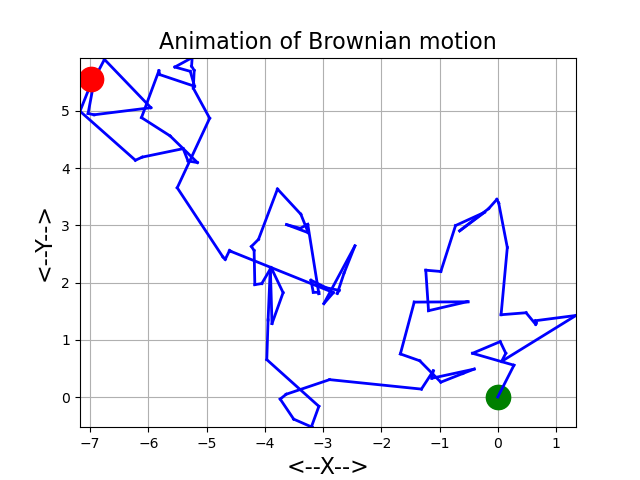

The Python source for this figure:
#! /usr/bin/env python3
#
def brownian_animation ( ):

#*****************************************************************************80
#
## brownian_animation() animates Brownian motion by drawing one step at a time.
#
#  Licensing:
#
#    This code is distributed under the MIT license.
#
#  Modified:
#
#    03 May 2019
#
#  Author:
#
#    John Burkardt
#
  import matplotlib
  import numpy as np
  import platform

  print ( '' )
  print ( 'brownian_animation():' )
  print ( '  python version:     ' + platform.python_version ( ) )
  print ( '  numpy version:      ' + np.version.version )
  print ( '  matplotlib version: ' + matplotlib.__version__ )
  print ( '  Simulate and plot Brownian motion in two dimensions.' )
  print ( '  Animate the process by drawing one step at a time.' )
#
#  Simulate.
#
  t = 1.0
  d = 10.0
  n = 100
  x = brownian_2d_simulate ( n, d, t )
#
#  Display.
#
  brownian_animation_display ( n, x )
#
#  Terminate.
#
  print ( '' )
  print ( 'brownian_animation():' )
  print ( '  Normal end of execution.' )

  return

def brownian_2d_simulate ( n, d, t ):

#*****************************************************************************80
#
## brownian_2d_simulate() simulates Brownian motion in 2D.
#
#  Licensing:
#
#    This code is distributed under the MIT license.
#
#  Modified:
#
#    06 April 2018
#
#  Author:
#
#    John Burkardt
#
#  Input:
#
#    integer N, the number of time steps to take. 
#
#    real D, the diffusion coefficient.  
#
#    real T, the total time.
#
#  Output:
#
#    real X(2,N), the initial position at time 0.0, and 
#    the N-1 successive locations of the particle.
#
  from numpy.random import default_rng
  import numpy as np

  rng = default_rng ( )
#
#  Set the time step.
#
  dt = t / ( n - 1 )
#
#  Make space X for the locations.
#
  x = np.zeros ( [ 2, n ] )

  for j in range ( 1, n ):
#
#  S is the stepsize
#
    s = np.sqrt ( 2.0 * 2 * d * dt ) * rng.standard_normal ( )
#
#  Direction is random.
#
    dx = rng.standard_normal ( size = 2 )
    norm_dx = np.sqrt ( np.sum ( dx ** 2 ) )
    for i in range ( 0, 2 ):
      dx[i] = s * dx[i] / norm_dx
#
#  Each position is the sum of the previous steps.
#
    x[0:2,j] = x[0:2,j-1] + dx[0:2]

  return x

def brownian_animation_display ( n, x ):

#*****************************************************************************80
#
## brownian_animation_display() displays successive Brownian motion positions.
#
#  Licensing:
#
#    This code is distributed under the MIT license.
#
#  Modified:
#
#    03 September 2022
#
#  Author:
#
#    John Burkardt
#
#  Input:
#
#    integer N, the number of time steps. 
#
#    real X(2,N), the particle positions.
#
  import matplotlib.pyplot as plt
  import numpy as np

  xmin = np.min ( x[0,:] )
  xmax = np.max ( x[0,:] )
  ymin = np.min ( x[1,:] )
  ymax = np.max ( x[1,:] )

  plt.clf
  plt.axis ( [ xmin, xmax, ymin, ymax ] )
  plt.grid ( True )
  plt.xlabel ( '<--X-->', fontsize = 16 )
  plt.ylabel ( '<--Y-->', fontsize = 16 )
  plt.title ( 'Animation of Brownian motion', fontsize = 16 )

  plt.plot ( x[0,0], x[1,0], color = 'g', marker = '.', markersize = 35 )
  for i in range ( 0, n - 1 ):
    plt.plot ( [ x[0,i], x[0,i+1] ], [ x[1,i], x[1,i+1] ], linewidth = 2, color = 'b' )
    plt.pause ( 0.25 )
  plt.plot ( x[0,n-1], x[1,n-1], color = 'r', marker = '.', markersize = 35 )

  filename = 'brownian_animation.png'
  plt.savefig ( filename )
  print ( '  Graphics saved as "' + filename + '"' )
  plt.show ( block = False )
  plt.close ( )

  return

def timestamp ( ):

#*****************************************************************************80
#
## timestamp() prints the date as a timestamp.
#
#  Licensing:
#
#    This code is distributed under the MIT license. 
#
#  Modified:
#
#    06 April 2013
#
#  Author:
#
#    John Burkardt
#
  import time

  t = time.time ( )
  print ( time.ctime ( t ) )

  return

if ( __name__ == '__main__' ):
  timestamp ( )
  brownian_animation ( )
  timestamp ( )
 
